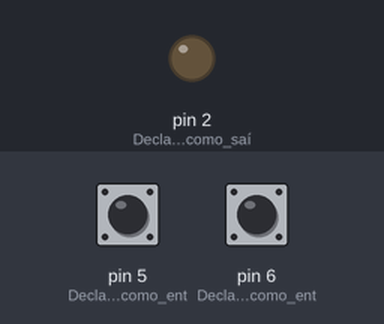
Bench run of a sketch on a simulated Arduino Uno, built with avr-gcc and run on an emulated ATmega328P. On the bench: output pins drawn as LEDs (lit = HIGH). The inputs (shaded band) are chosen by the test bench; at power-on: pin 5 (Declara_o_pino_5_como_ent) HIGH, pin 6 (Declara_o_pino_6_como_ent) HIGH.

Above: at 1.2 s.
1.3 s: pin 5 (Declara_o_pino_5_como_ent) pulled LOW for 0.15 s
At 1.37 s:
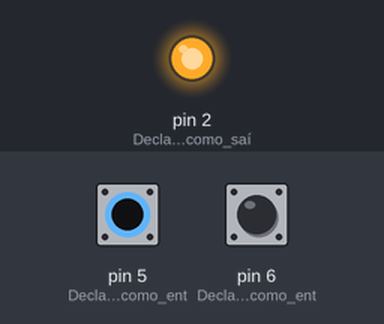
2.9 s: pin 5 (Declara_o_pino_5_como_ent) pulled LOW for 3.2 s
At 7.2 s:
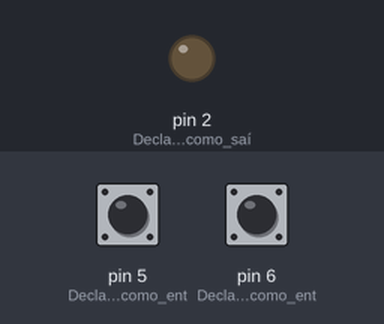
7.6 s: pin 6 (Declara_o_pino_6_como_ent) pulled LOW for 3.2 s
At 8.4 s:
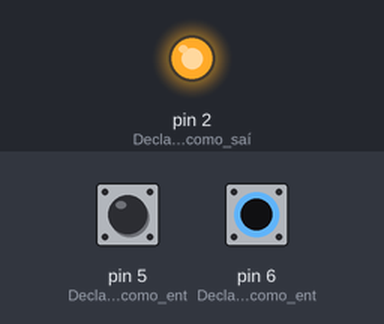
Timing chart, 0 to 12.3 s (numbered marks = the images above; inputs shaded):
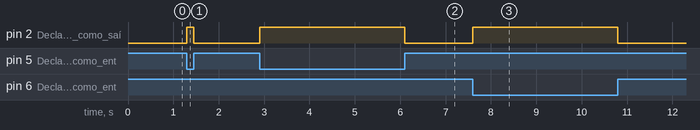

The sketch:

Exercicio5-BotoesLED3.ino
```cpp
void setup() {
    // Aqui coloque os códigos que vão rodar somente uma vez ao ligar o Arduino ou a resetá-lo
    pinMode(2, OUTPUT);// Declara o pino 2 como saída digital
    pinMode(5, INPUT_PULLUP);// Declara o pino 5 como entrada digital com resistor de pull-up interno
    pinMode(6, INPUT_PULLUP);// Declara o pino 6 como entrada digital com resistor de pull-up interno
}

// Comentario um única linha

/*
Comentario
multiplas
linhas
*/

void loop() {// Aqui coloque os códigos que vão rodar infinitamente até que o arduino seja desligado
    if(digitalRead(5) == 0 || digitalRead(6) == 0){ // Se pressionei qualquer um dos botões
        digitalWrite(2, HIGH);//Liga o pino 2
    }else{//se não
        digitalWrite(2, LOW);//Desliga o pino 2
    }
}
```

Measured:
- after the input at 1.3 s, pin 2 (Declara_o_pino_2_como_saí): LOW → HIGH at once, → LOW 0.15 s later
- after the input at 2.9 s, pin 2 (Declara_o_pino_2_como_saí): LOW → HIGH at once, → LOW 3.2 s later
- after the input at 7.6 s, pin 2 (Declara_o_pino_2_como_saí): LOW → HIGH at once, → LOW 3.2 s later
